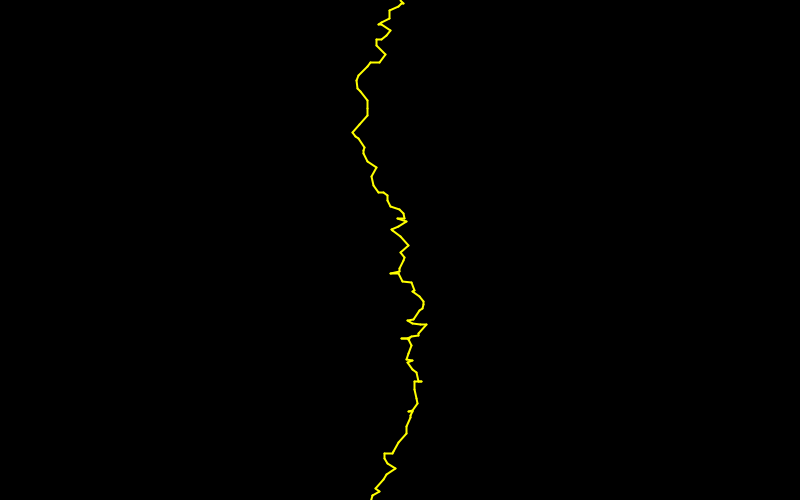
Frame 1 (no input)
Frame 60 (the mouse pressed at the canvas centre just before this capture): identical to frame 1, image omitted
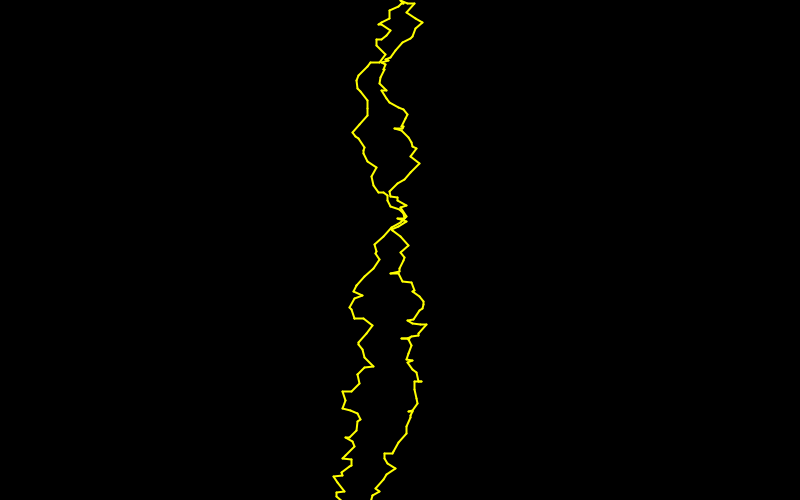
Frame 120 (the mouse held since frame 60 and released just before this capture)

The Processing sketch that drew these frames (run headless with seeded random() and noise(); from frame 60 on, the mouse is pressed at the canvas centre):

// Processing sketch: Lightning
// ── Lightning.pde
int startX;
int startY;
int endX;
int endY;

void setup() {
  size(800, 500);
  startX = 400;
  startY = 0;
  endX = 0;
  endY = 0;
  background(0, 0, 0);
  strokeWeight(2);
}
void draw() {
  //stroke(random(0, 250), random(0, 250), random(0, 250), (int) Math.random() * 10);
  stroke(255,255,0);
  while (endY <= 500) {
    endX = startX + (int)( -10 + Math.random() * 20);
    endY = startY + (int)(Math.random() * 10);
    line(startX,startY,endX,endY);
    startX = endX;
    startY = endY;
  }
}
void mousePressed() {
  startX = 400;
  startY = 0;
  endX = 0;
  endY = 0;
}
